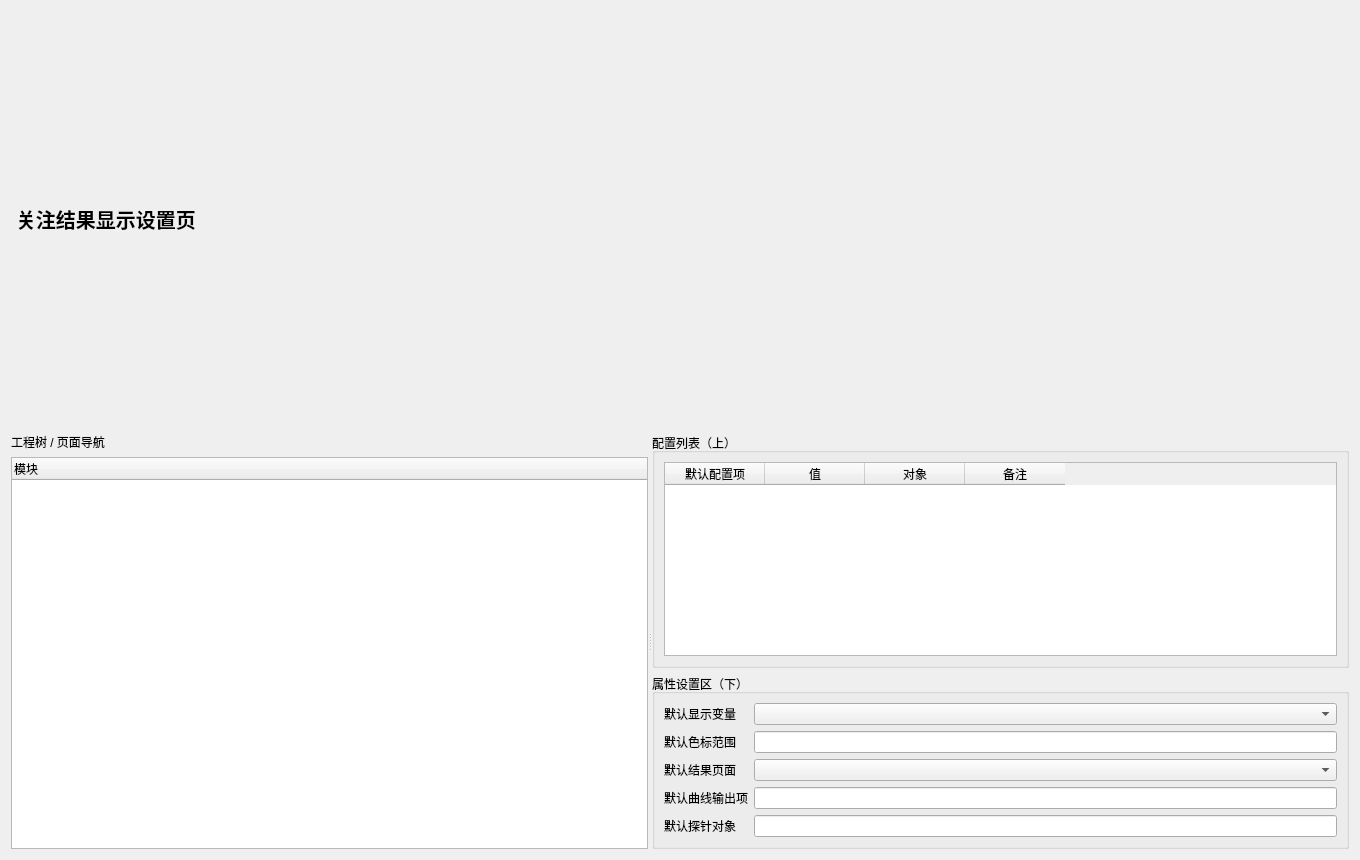
<?xml version="1.0" encoding="UTF-8"?>
<ui version="4.0">
 <class>SolverResultFocusPage</class>
 <widget class="QWidget" name="SolverResultFocusPage">
  <property name="geometry"><rect><x>0</x><y>0</y><width>1360</width><height>860</height></rect></property>
  <layout class="QVBoxLayout" name="rootLayout">
   <item><widget class="QLabel" name="titleLabel"><property name="styleSheet"><string notr="true">font-size:20px;font-weight:700;padding:6px 0;</string></property><property name="text"><string>关注结果显示设置页</string></property></widget></item>
   <item>
    <widget class="QSplitter" name="mainSplitter">
     <property name="orientation"><enum>Qt::Horizontal</enum></property>
     <widget class="QWidget" name="leftPanel">
      <layout class="QVBoxLayout" name="leftLayout">
       <item><widget class="QLabel" name="navTitle"><property name="text"><string>工程树 / 页面导航</string></property></widget></item>
       <item><widget class="QTreeWidget" name="navTree"><column><property name="text"><string>模块</string></property></column></widget></item>
      </layout>
     </widget>
     <widget class="QWidget" name="rightPanel">
      <layout class="QVBoxLayout" name="rightLayout">
       <item>
        <widget class="QGroupBox" name="listGroup"><property name="title"><string>配置列表（上）</string></property>
         <layout class="QVBoxLayout" name="listLayout">
          <item><widget class="QTableWidget" name="configTable">              <column><property name="text"><string>默认配置项</string></property></column>
              <column><property name="text"><string>值</string></property></column>
              <column><property name="text"><string>对象</string></property></column>
              <column><property name="text"><string>备注</string></property></column>
            </widget></item>
         </layout>
        </widget>
       </item>
       <item>
        <widget class="QGroupBox" name="propertyGroup"><property name="title"><string>属性设置区（下）</string></property>
         <layout class="QGridLayout" name="propertyLayout">
            <item row="0" column="0"><widget class="QLabel" name="f1Label"><property name="text"><string>默认显示变量</string></property></widget></item>
            <item row="0" column="1"><widget class="QComboBox" name="f1Combo1"/></item>
            <item row="1" column="0"><widget class="QLabel" name="f2Label"><property name="text"><string>默认色标范围</string></property></widget></item>
            <item row="1" column="1"><widget class="QLineEdit" name="f2Line2"/></item>
            <item row="2" column="0"><widget class="QLabel" name="f3Label"><property name="text"><string>默认结果页面</string></property></widget></item>
            <item row="2" column="1"><widget class="QComboBox" name="f3Combo3"/></item>
            <item row="3" column="0"><widget class="QLabel" name="f4Label"><property name="text"><string>默认曲线输出项</string></property></widget></item>
            <item row="3" column="1"><widget class="QLineEdit" name="f4Line4"/></item>
            <item row="4" column="0"><widget class="QLabel" name="f5Label"><property name="text"><string>默认探针对象</string></property></widget></item>
            <item row="4" column="1"><widget class="QLineEdit" name="f5Line5"/></item>
         </layout>
        </widget>
       </item>
      </layout>
     </widget>
    </widget>
   </item>
  </layout>
 </widget>
 <resources/>
 <connections/>
</ui>
